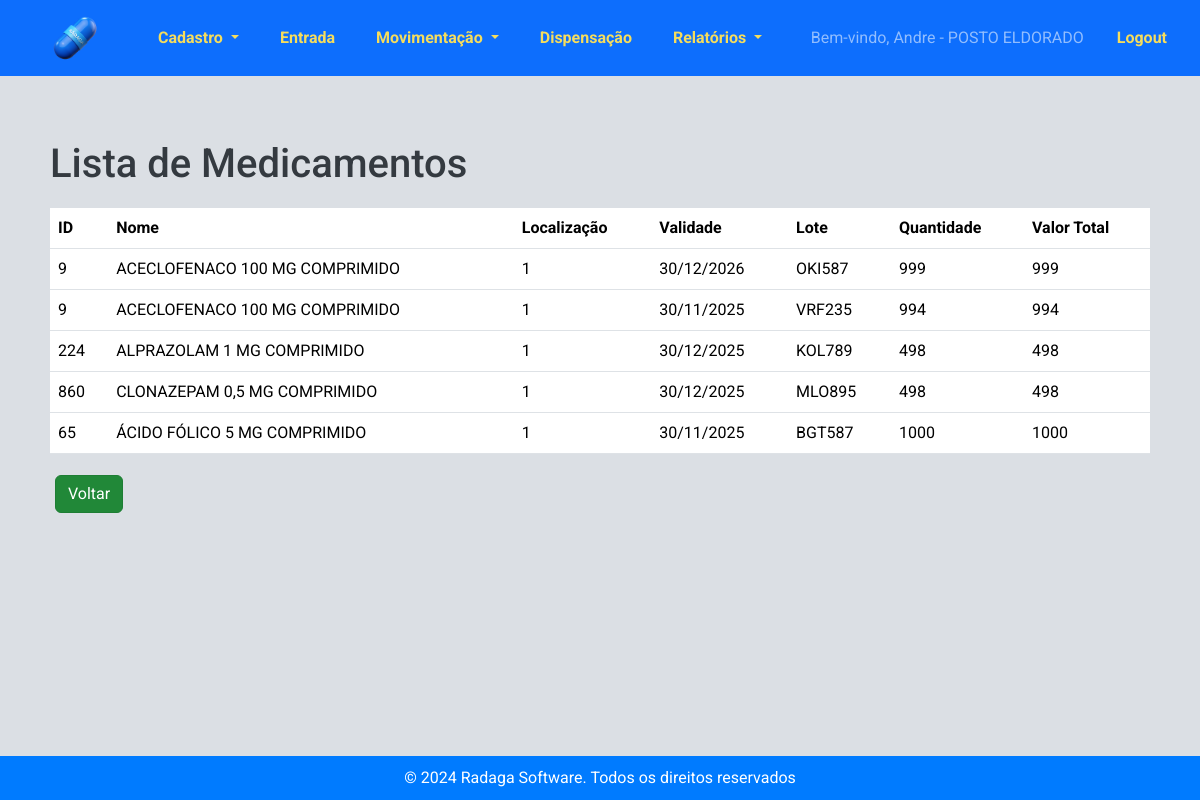
Before: /estoque/lista_medicamentos/ (signed in) with the older database file.
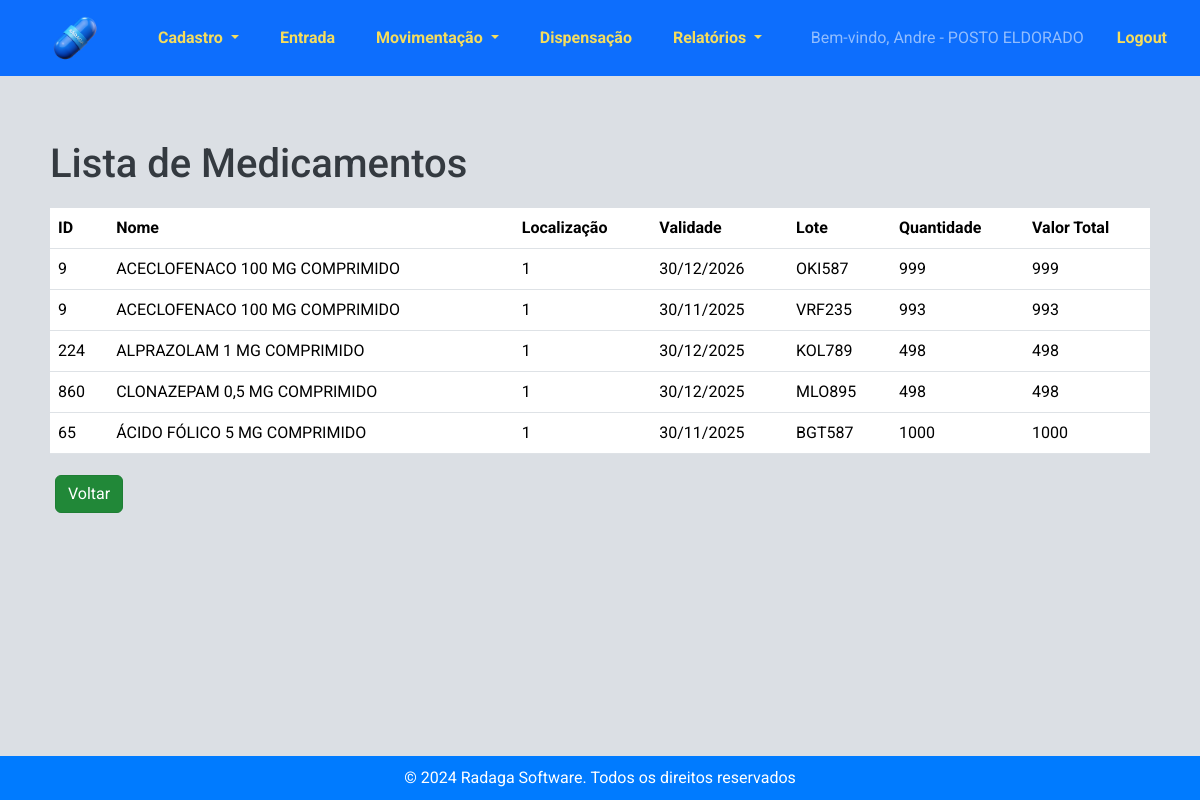
After: the same page with the newer database file.
### estoque/models.py (models this page shows, shortened)
class Profile(models.Model):
    user = models.OneToOneField(User, on_delete=models.CASCADE, default=1)
    estabelecimento = models.ForeignKey('Estabelecimento', on_delete=models.SET_NULL, null=True, blank=True)

class Estabelecimento(models.Model):
    TIPOS_ESTABELECIMENTO = [
        ('Farmacia', 'Farmácia'),
        ('Almoxarifado Central', 'Almoxarifado Central'),
    ]
    nome = models.CharField(max_length=255)
    codigo_cnes = models.CharField(max_length=20)
    farmaceutico_responsavel = models.CharField(max_length=255)
    imagem_logotipo = models.ImageField(upload_to='logotipos/')
    tipo_estabelecimento = models.CharField(max_length=20, choices=TIPOS_ESTABELECIMENTO)

class DetalhesMedicamento(models.Model):
    estoque = models.ForeignKey(Estoque, on_delete=models.CASCADE)
    medicamento = models.ForeignKey(Medicamento, on_delete=models.CASCADE)
    quantidade = models.PositiveIntegerField(default=0)
    validade = models.DateField(blank=True, null=True)
    lote = models.CharField(max_length=50, blank=True, null=True)
    valor = models.DecimalField(max_digits=10, decimal_places=2, blank=True, null=True, verbose_name="Valor Unitário")
    localizacao = models.ForeignKey(Localizacao, on_delete=models.SET_NULL, null=True, blank=True,verbose_name=u"Localização")
    fabricante = models.ForeignKey(Fabricante, on_delete=models.SET_NULL, null=True, blank=True)
    estabelecimento = models.ForeignKey('Estabelecimento', on_delete=models.CASCADE)

### estoque/views.py (the view)
# urls.py: path("lista_medicamentos/", views.lista_medicamentos, name="lista_medicamentos"),
@login_required
def lista_medicamentos(request):
    now = timezone.now()
    now_plus_3_months = (now + timedelta(days=90)).date()
    estabelecimento = request.user.profile.estabelecimento
    detalhes_medicamentos = (
        DetalhesMedicamento.objects.filter(estoque__estabelecimento=estabelecimento)
        .values("medicamento__id", "medicamento__nome", "localizacao", "validade", "lote")
        .annotate(
            total_quantidade=Sum("quantidade"),
            total_valor=Sum(F("quantidade") * F("valor"))
        )
        .order_by("medicamento__nome", "lote")
    )
    return render(
        request,
        "estoque/lista_medicamentos.html",
        {
            "detalhes_medicamentos": detalhes_medicamentos,
            "now_plus_3_months": now_plus_3_months,
        },
    )

### estoque/templates/estoque/lista_medicamentos.html (shortened to what this page needs)
{% extends 'estoque/base.html' %}
{% block content %}
<h1>Lista de Medicamentos</h1>
<table class="table">
    <thead>
        <tr>
            <th scope="col">ID</th>
            <th scope="col">Nome</th>
            <th scope="col">Localização</th>
            <th scope="col">Validade</th>
            <th scope="col">Lote</th>
            <th scope="col">Quantidade</th>
            <th scope="col">Valor Total</th>
        </tr>
    </thead>
    <tbody>
        {% for detalhe_medicamento in detalhes_medicamentos %}
            {% if detalhe_medicamento.total_quantidade > 0 %}
                {% with detalhe_medicamento.validade as validade %}
                    {% if validade %}
                        {% if validade < now_plus_3_months %}
                            <tr class="table-danger">
                        {% else %}
                            <tr>
                        {% endif %}
                            <td>{{ detalhe_medicamento.medicamento__id }}</td>
                            <td>{{ detalhe_medicamento.medicamento__nome }}</td>
                            <td>{{ detalhe_medicamento.localizacao }}</td>
                            <td>{{ validade|date:"d/m/Y" }}</td>
                            <td>{{ detalhe_medicamento.lote }}</td>
                            <td>{{ detalhe_medicamento.total_quantidade }}</td>
                            <td>{{ detalhe_medicamento.total_valor }}</td>
                        </tr>
                    {% endif %}
                {% endwith %}
            {% endif %}
        {% endfor %}
    </tbody>
</table>
<a href="{% url 'entrada_estoque' %}" class="btn btn-secondary btn">Voltar</a>
{% endblock %}

### estoque/templates/estoque/base.html (shortened to what this page needs)
<!DOCTYPE html>
<html>
<head>
    {% load static %}
    <link rel="stylesheet"
    href="https://cdnjs.cloudflare.com/ajax/libs/bootstrap-datepicker/1.9.0/css/bootstrap-datepicker.min.css">
<link href="https://cdn.jsdelivr.net/npm/bootstrap@5.3.3/dist/css/bootstrap.min.css" rel="stylesheet">
<link rel="stylesheet" href="{% static 'estoque/css/styles.css' %}">
<link href="https://cdn.jsdelivr.net/npm/select2@4.1.0-rc.0/dist/css/select2.min.css" rel="stylesheet" />
<link href="https://cdnjs.cloudflare.com/ajax/libs/bootstrap-icons/1.10.0/font/bootstrap-icons.min.css" rel="stylesheet">
</head>
<body>
    <nav class="navbar navbar-expand-lg navbar-dark bg-primary">
        <a href="{% url 'nova_dispensacao' %}">
            <img src="{% static 'estoque/pill.png' %}" alt="UML" style="margin: 5px 50px;height: 50px;" />
        </a>
        <div class="collapse navbar-collapse" id="navbarNav">
            <ul class="navbar-nav">
                <li class="nav-item dropdown">
                    <a class="nav-link dropdown-toggle" href="#" role="button" id="cadastroDropdown" role="button"
                        data-bs-toggle="dropdown" aria-haspopup="true" aria-expanded="false">
                        Cadastro
                    </a>
                </li>
                <li class="nav-item">
                    <a class="nav-link" href="{% url 'entrada_estoque' %}">Entrada</a>
                </li>
                <li class="nav-item dropdown">
                    <a class="nav-link dropdown-toggle" href="#" id="saidasDropdown" role="button"
                        data-bs-toggle="dropdown" aria-haspopup="true" aria-expanded="false">
                        Movimentação
                    </a>
                </li>
                <li class="nav-item">
                    <a class="nav-link" href="{% url 'nova_dispensacao' %}">Dispensação</a>
                </li>
                <li class="nav-item dropdown">
                    <a class="nav-link dropdown-toggle" href="#" id="relatoriosDropdown" role="button"
                        data-bs-toggle="dropdown" aria-haspopup="true" aria-expanded="false">
                        Relatórios
                    </a>
                </li>
            </ul>
            <ul class="navbar-nav ms-auto">
                {% if user.is_authenticated %}
                <li class="nav-item">
                    <span class="navbar-text">Bem-vindo, {{ user.username }} -
                        {% if user.profile.estabelecimento %}
                            {{ user.profile.estabelecimento.nome }}
                        {% endif %}
                    </span>
                </li>
                <li class="nav-item">
                    <a class="nav-link" href="#"
                        onclick="event.preventDefault(); document.getElementById('logout-form').submit();">
                        Logout
                    </a>
                </li>
                {% else %}
                <li class="nav-item">
                    <a class="nav-link" href="{% url 'login' %}">
                        <i class="bi bi-box-arrow-in-right"></i> Login
                    </a>
                </li>
                {% endif %}
            </ul>
        </div>
    </nav>
    <br>
    <div class="container content">
        {% block content %}{% endblock %}
    </div>
    <footer>
        &copy; 2024 Radaga Software. Todos os direitos reservados
    </footer>
</body>
</html>

### estoque/static/estoque/css/styles.css (style rules this page uses)
html, body { height: 100%; margin: 0; padding: 0; font-family: 'Roboto', sans-serif; background-color: #dbdfe4; color: #343a40; display: flex; flex-direction: column; }
.navbar { background-color: #007bff; margin-bottom: 0; align-items: center; }
.navbar .navbar-brand, .navbar .nav-link { color: #F5DD5D !important; font-weight: bold; font-family: 'Roboto', sans-serif; }
.navbar .navbar-nav .nav-item { margin-right: 25px; }
.navbar-collapse { justify-content: center; }
.navbar img { vertical-align: middle; }
.navbar-text { line-height: 40px; margin-left: 10px; }
.navbar .navbar-nav.ms-auto { margin-left: auto; }
.content { flex: 1; padding: 20px; }
footer { background-color: #007bff; color: #ffffff; padding: 10px 0; text-align: center; width: 100%; margin-top: auto; }
.container { margin-top: 20px; }
.btn { margin: 5px; }
.btn-secondary { background-color: #218838; border-color: #1e7e34; }
h1, h2, h3, h4, h5, h6 { font-family: 'Roboto', sans-serif; color: #343a40; margin-bottom: 20px; }
h1 { font-size: 2.5rem; }

Changed rows visible on the page:
changed DetalhesMedicamento "VRF235": total_quantidade "994" → "993"; total_valor "994" → "993"
